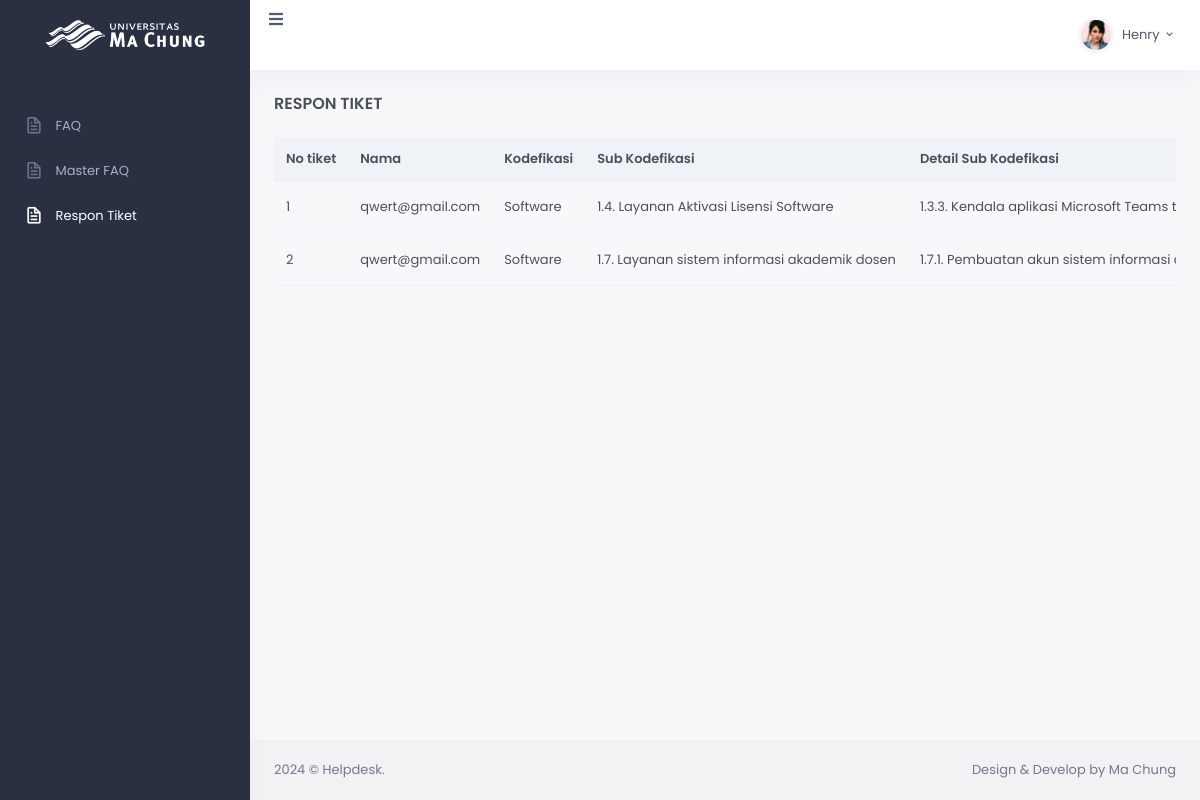
Before: /respon-tiket.php with the older database file.
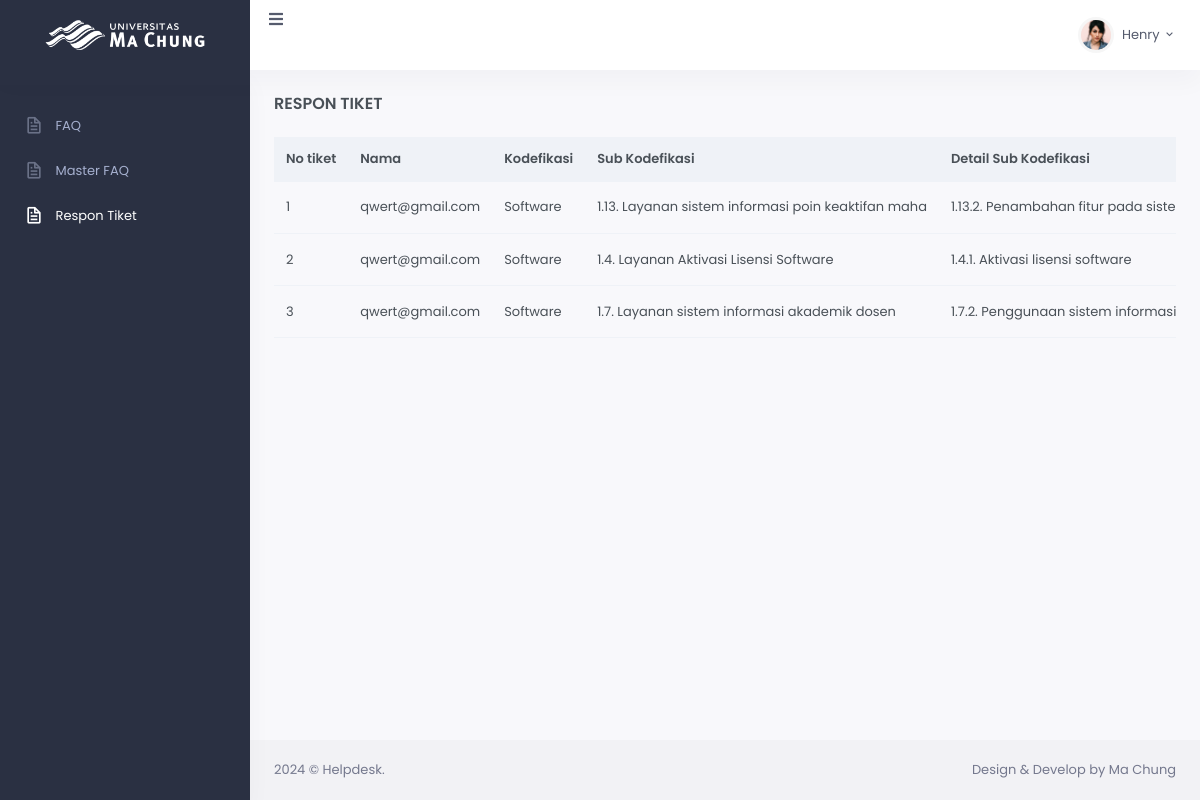
After: the same page with the newer database file.
### tables this page shows
CREATE TABLE `transaksi_tiket` (
  `id_transaksi_tiket` int(255) NOT NULL,
  `id_user` int(255) NOT NULL,
  `id_kodefikasi_tiket` int(255) NOT NULL,
  `id_sub_kodefikasi_tiket` int(255) NOT NULL,
  `id_sub_sub_kodefikasi` int(255) NOT NULL,
  `id_status_tiket` int(255) NOT NULL,
  `id_rating` int(255) NOT NULL,
  `keluhan` varchar(255) NOT NULL,
  `respon_admin` varchar(255) NOT NULL,
  `tanggal_transaksi` timestamp NOT NULL DEFAULT current_timestamp() ON UPDATE current_timestamp()
);

CREATE TABLE `master_user` (
  `id_user` int(11) NOT NULL,
  `nama_user` varchar(100) NOT NULL,
  `username` varchar(100) NOT NULL,
  `password` varchar(100) NOT NULL,
  `hak_akses_user` enum('Admin','Mahasiswa','Dosen','Staff') NOT NULL
);

CREATE TABLE `master_kodefikasi_tiket` (
  `id_kodefikasi_tiket` int(255) NOT NULL,
  `name_kodefikasi_tiket` varchar(255) NOT NULL,
  `deskripsi` varchar(255) NOT NULL
);

CREATE TABLE `master_sub_kodefikasi_tiket` (
  `id_sub_kodefikasi_tiket` int(11) NOT NULL,
  `id_kodefikasi_tiket` int(11) NOT NULL,
  `nama_sub_kodefikasi_tiket` varchar(50) NOT NULL
);

CREATE TABLE `master_sub_sub_kodefikasi_tiket` (
  `id_sub_sub_kodefikasi_tiket` int(255) NOT NULL,
  `id_kodefikasi_tiket` int(255) NOT NULL,
  `id_sub_kodefikasi_tiket` int(255) NOT NULL,
  `nama_sub_sub_kodefikasi_tiket` varchar(255) NOT NULL,
  `deskripsi` varchar(255) NOT NULL
);

### respon-tiket.php (the view, shortened to what this page needs)
<?php
include "config.php";
?>
<!doctype html>
<html lang="en">
<head>
    <link href="assets/css/bootstrap.min.css" id="bootstrap-style" rel="stylesheet" type="text/css" />
    <link href="assets/css/icons.min.css" rel="stylesheet" type="text/css" />
    <link href="assets/css/app.min.css" id="app-style" rel="stylesheet" type="text/css" />
</head>
<body data-sidebar="dark">
    <div id="layout-wrapper">
    <?php include "header-admin.php";?>
        <div class="main-content">
            <div class="page-content">
                <div class="container-fluid">
                    <div class="row">
                        <div class="col-12">
                            <div class="page-title-box d-sm-flex align-items-center justify-content-between">
                                <h4 class="mb-sm-0 font-size-18">Respon Tiket</h4>
                            </div>
                        </div>
                    </div>
                    <div class="table-responsive">
                        <table class="table align-middle table-nowrap table-check">
                            <thead class="table-light">
                                <tr>
                                    <th class="align-middle">No tiket</th>
                                    <th class="align-middle">Nama</th>
                                    <th class="align-middle">Kodefikasi</th>
                                    <th class="align-middle">Sub Kodefikasi</th>
                                    <th class="align-middle">Detail Sub Kodefikasi</th>
                                </tr>
                            </thead>
                            <tbody>
                              <?php
                                $qry_tiket = mysqli_query($conn,
                                    "SELECT transaksi_tiket.*, master_user.username AS nama_user,
                                    master_kodefikasi_tiket.name_kodefikasi_tiket,
                                    master_sub_kodefikasi_tiket.nama_sub_kodefikasi_tiket,
                                    master_sub_sub_kodefikasi_tiket.nama_sub_sub_kodefikasi_tiket,
                                    master_status_tiket.jenis_status_tiket
                                    FROM transaksi_tiket
                                    JOIN master_user ON master_user.id_user = transaksi_tiket.id_user
                                    JOIN master_kodefikasi_tiket ON master_kodefikasi_tiket.id_kodefikasi_tiket = transaksi_tiket.id_kodefikasi_tiket
                                    JOIN master_sub_kodefikasi_tiket ON master_sub_kodefikasi_tiket.id_sub_kodefikasi_tiket = transaksi_tiket.id_sub_kodefikasi_tiket
                                    JOIN master_sub_sub_kodefikasi_tiket ON master_sub_sub_kodefikasi_tiket.id_sub_sub_kodefikasi_tiket = transaksi_tiket.id_sub_sub_kodefikasi
                                    JOIN master_status_tiket ON master_status_tiket.id = transaksi_tiket.id_status_tiket order by id asc"
                                );
                                $no = 0;
                                while ($data_tiket = mysqli_fetch_array($qry_tiket)) {
                                    $no++;
                                ?>
                                    <tr>
                                        <td><?= $no ?></td>
                                        <td><?= $data_tiket['nama_user'] ?></td>
                                        <td><?= $data_tiket['name_kodefikasi_tiket'] ?></td>
                                        <td><?= $data_tiket['nama_sub_kodefikasi_tiket'] ?></td>
                                        <td><?= $data_tiket['nama_sub_sub_kodefikasi_tiket'] ?></td>
                                    </tr>
                                <?php
                                }
                                ?>
                            </tbody>
                        </table>
                    </div>
                </div>
            </div>
            <footer class="footer">
                <div class="container-fluid">
                    <div class="row">
                        <div class="col-sm-6">
                            <script>document.write(new Date().getFullYear())</script> © Helpdesk.
                        </div>
                        <div class="col-sm-6">
                            <div class="text-sm-end d-none d-sm-block">
                                Design & Develop by Ma Chung
                            </div>
                        </div>
                    </div>
                </footer>
            </div>
        </div>
</body>
</html>

### header-admin.php (shortened to what this page needs)
<header id="page-topbar">
            <div class="navbar-header">
                <div class="d-flex">
                    <div class="navbar-brand-box">
                        <a href="" class="logo logo-ma-light">
                            <span class="logo-lg">
                                <img src="assets/images/logo-ma-light.png" alt="Logo Large Light" height="100">
                            </span>
                        </a>
                    </div>
                    <button type="button" class="btn btn-sm px-3 font-size-16 header-item waves-effect" id="vertical-menu-btn">
                        <i class="fa fa-fw fa-bars"></i>
                    </button>
                </div>
                <div class="d-flex">
                    <div class="dropdown d-inline-block">
                        <button type="button" class="btn header-item waves-effect" id="page-header-user-dropdown" data-bs-toggle="dropdown" aria-haspopup="true" aria-expanded="false">
                            <img class="rounded-circle header-profile-user" src="assets/images/users/avatar-1.jpg" alt="Header Avatar">
                            <span class="d-none d-xl-inline-block ms-1" key="t-henry">Henry</span>
                            <i class="mdi mdi-chevron-down d-none d-xl-inline-block"></i>
                        </button>
                    </div>
                </div>
            </div>
        </header>
        <div class="vertical-menu">
            <div data-simplebar class="h-100">
                <div id="sidebar-menu">
                    <ul class="metismenu list-unstyled" id="side-menu">
                        <li class="menu-title" key="t-menu"></li>
                        <li>
                            <a href="index-admin.php" class="waves-effect">
                                <i class="bx bx-file"></i>
                                <span key="t-dashboards">FAQ</span>
                            </a>
                        </li>
                        <li>
                            <a href="master-faq.php" class="waves-effect">
                                <i class="bx bx-file"></i>
                                <span key="t-dashboards">Master FAQ</span>
                            </a>
                        </li>
                        <li>
                            <a href="respon-tiket.php" class="waves-effect">
                                <i class="bx bx-file"></i>
                                <span key="t-dashboards">Respon Tiket</span>
                            </a>
                        </li>
                    </ul>
                </div>
            </div>
        </div>

Changed rows visible on the page:
added transaksi_tiket: id_user.username "qwert@gmail.com", id_kodefikasi_tiket.name_kodefikasi_tiket "Software", id_sub_kodefikasi_tiket.nama_sub_kodefikasi_tiket "1.13. Layanan sistem informasi poin keaktifan maha", master_sub_sub_kodefikasi_tiket.nama_sub_sub_kodefikasi_tiket "1.13.2. Penambahan fitur pada…"
changed through a linked row, transaksi_tiket "1.4. Layanan Aktivasi Lisensi Software": master_sub_sub_kodefikasi_tiket.nama_sub_sub_kodefikasi_tiket "1.3.3. Kendala aplikasi Microsoft Teams…" → "1.4.1. Aktivasi lisensi software"
changed through a linked row, transaksi_tiket "1.7. Layanan sistem informasi akademik dosen": master_sub_sub_kodefikasi_tiket.nama_sub_sub_kodefikasi_tiket "1.7.1. Pembuatan akun sistem informasi…" → "1.7.2. Penggunaan sistem informasi…"
